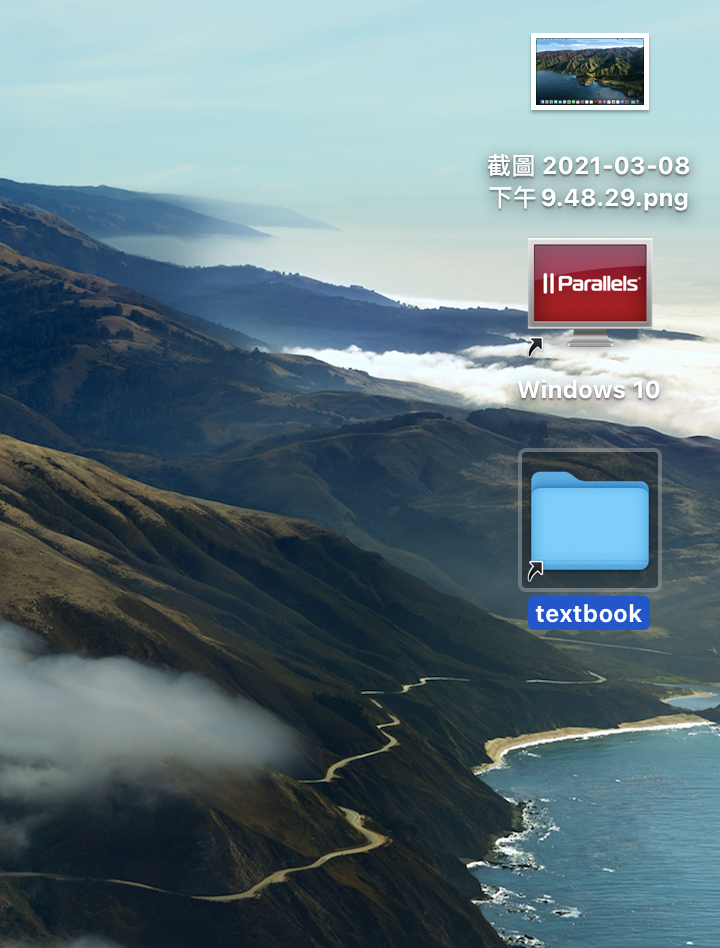
#> input picture image.jpg, 720 x 948 px
$ python main.py
#> lines starting #> are read from the running program, lines starting #| are printed output that depends on the picture
import cv2
import skimage
import matplotlib.pyplot as plt

filepath = r'./image.jpg'
proc_image_size = (128, 128)
prob_noise = 0.02

# 1. read jpg
img = cv2.imread(filepath)
#> img is the input picture: shape (948, 720, 3); mean B, G, R 126.9, 118.9, 98.7

# 2. convert to gray scale
img = cv2.cvtColor(img, cv2.COLOR_BGR2GRAY)
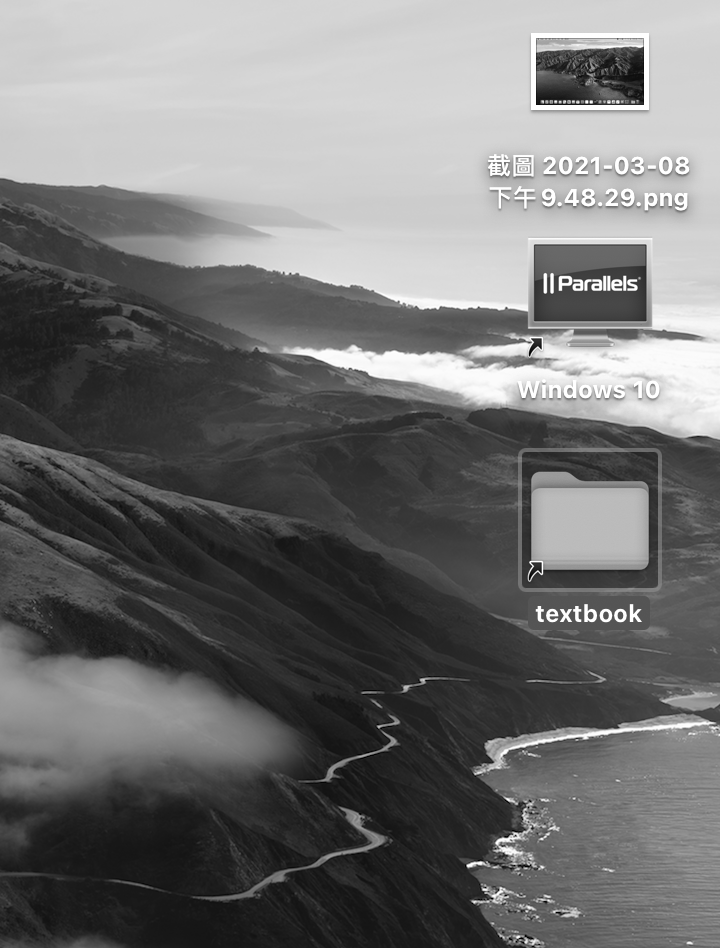
#> img: shape (948, 720); min 0, max 255, mean 113.8

# 3. resize to 128x128
img = cv2.resize(img, proc_image_size)
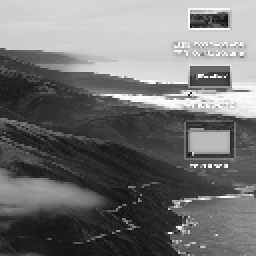
#> img: shape (128, 128) (shown 2 times larger); min 15, max 255, mean 114

# 4. add salt and pepper noise
# ref: https://jinzhangyu.github.io/2018/09/03/2018-09-03-OpenCV-Python%E6%95%99%E7%A8%8B-13-%E5%B9%B3%E6%BB%91%E5%9B%BE%E5%83%8F/
img_salt_pepper = skimage.util.random_noise(image=img, mode='s&p', clip=True, amount=prob_noise, salt_vs_pepper=0.5)


# 5. process median filtering
img_filtered = cv2.medianBlur(img, 3)
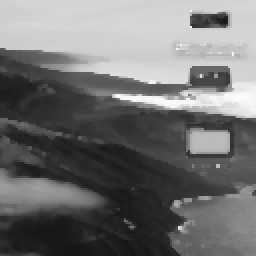
#> img_filtered: shape (128, 128) (shown 2 times larger); min 22, max 255, mean 112.7

# 6. output image
plt.figure()
plt.imshow(img, cmap='gray')
plt.figure()
plt.imshow(img_salt_pepper, cmap='gray')
plt.figure()
plt.imshow(img_filtered, cmap='gray')

wf_names  = ['img.dat', 'golden.dat']
wimgs = [img_salt_pepper, img_filtered]
for i in range(len(wf_names)):
  wf_name = wf_names[i]
  wimg = wimgs[i]
  with open(wf_names[i], 'w') as wf:
    for i in range(wimg.shape[0]):
      for j in range(wimg.shape[1]):
        wf.write(str(format(int(img[i, j]), 'x')) + '\n')
